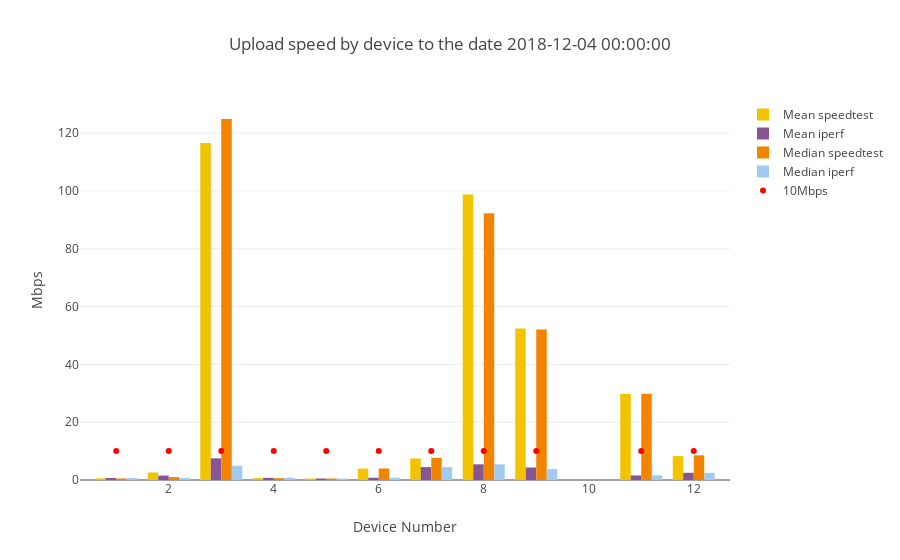

The cell this chart's notebook holds for it:
### Code cell
device_numbers_u=result.index
upload_line=go.Scatter(x=device_numbers_d,y=[10] * len(device_numbers_u), mode='markers',marker=dict(color='red'), name='10Mbps')

combined_bar_plot_4traces(xvalues=result.index,
                         yvalues1=result["mean1"],
                         yvalues2=result["mean2"],
                         yvalues3=result["median1"],
                         yvalues4=result["median2"],
                         name1="Mean speedtest",
                         name2="Mean iperf",
                         name3="Median speedtest",
                         name4="Median iperf",
                         title="Upload speed by device" +title_tail,
                         ytitle="Mbps",
                         line=upload_line,
                         stack=False)

### Figure 1 — Plotly figure (JSON) as saved in the notebook; plotly's stock layout.template omitted (floating-point values rounded to 4 significant figures)
{"data": [{"marker": {"color": "#F3C300"}, "name": "Mean speedtest", "type": "bar", "uid": "c7ae91b3-9da8-428d-bfba-17f7dd2cc078", "x": [1, 2, 3, 4, 5, 6, 7, 8, 9, 11, 12], "y": [0.58, 2.597, 116.6, 0.6419, 0.5035, 3.933, 7.443, 98.78, 52.43, 29.77, 8.267]}, {"marker": {"color": "#875692"}, "name": "Mean iperf", "type": "bar", "uid": "0fa6d0cd-fb76-44f4-9b20-d21a722addd5", "x": [1, 2, 3, 4, 5, 6, 7, 8, 9, 11, 12], "y": [0.7072, 1.53, 7.499, 0.7423, 0.508, 0.7755, 4.472, 5.422, 4.308, 1.584, 2.499]}, {"marker": {"color": "#F38400"}, "name": "Median speedtest", "type": "bar", "uid": "6753209a-b364-4739-985d-f478517264fb", "x": [1, 2, 3, 4, 5, 6, 7, 8, 9, 11, 12], "y": [0.53, 1, 124.9, 0.63, 0.52, 3.995, 7.645, 92.23, 52.03, 29.84, 8.545]}, {"marker": {"color": "#A1CAF1"}, "name": "Median iperf", "type": "bar", "uid": "1563a4d1-1bd1-435f-a067-09a9726fc8f6", "x": [1, 2, 3, 4, 5, 6, 7, 8, 9, 11, 12], "y": [0.677, 0.733, 4.936, 0.766, 0.5205, 0.808, 4.454, 5.422, 3.748, 1.638, 2.493]}, {"marker": {"color": "red"}, "mode": "markers", "name": "10Mbps", "type": "scatter", "uid": "a90e7060-0ba5-4837-a5d8-3d7d36a34bea", "x": [1, 2, 3, 4, 5, 6, 7, 8, 9, 11, 12], "y": [10, 10, 10, 10, 10, 10, 10, 10, 10, 10, 10]}], "layout": {"title": {"text": "Upload speed by device to the date 2018-12-04 00:00:00"}, "xaxis": {"title": {"text": "Device Number"}}, "yaxis": {"title": {"text": "Mbps"}}}}
